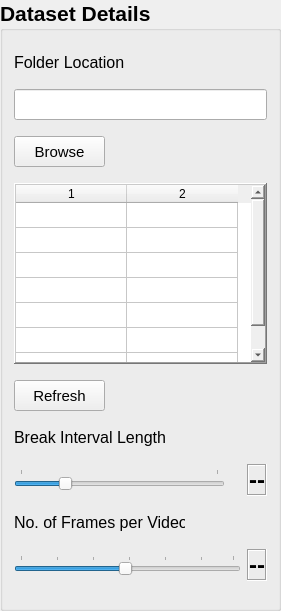
          <widget class="QGroupBox" name="groupBox">
           <property name="geometry">
            <rect>
             <x>950</x>
             <y>60</y>
             <width>281</width>
             <height>611</height>
            </rect>
           </property>
           <property name="font">
            <font>
             <family>Segoe UI</family>
             <pointsize>16</pointsize>
             <bold>true</bold>
            </font>
           </property>
           <property name="autoFillBackground">
            <bool>false</bool>
           </property>
           <property name="styleSheet">
            <string notr="true">border-color: qlineargradient(spread:pad, x1:0, y1:0, x2:1, y2:0, stop:0 rgba(0, 0, 0, 255), stop:2 rgba(255, 255, 255, 255));</string>
           </property>
           <property name="title">
            <string>Dataset Details</string>
           </property>
           <property name="flat">
            <bool>false</bool>
           </property>
           <layout class="QGridLayout" name="gridLayout_5">
            <item row="0" column="0">
             <widget class="QLabel" name="label_8">
              <property name="maximumSize">
               <size>
                <width>121</width>
                <height>21</height>
               </size>
              </property>
              <property name="font">
               <font>
                <family>Segoe UI</family>
                <pointsize>12</pointsize>
               </font>
              </property>
              <property name="text">
               <string>Folder Location</string>
              </property>
             </widget>
            </item>
            <item row="1" column="0" colspan="2">
             <widget class="QLineEdit" name="directoryLineEdit">
              <property name="maximumSize">
               <size>
                <width>261</width>
                <height>31</height>
               </size>
              </property>
              <property name="font">
               <font>
                <family>Segoe UI</family>
                <pointsize>10</pointsize>
                <italic>true</italic>
               </font>
              </property>
             </widget>
            </item>
            <item row="2" column="0">
             <widget class="QPushButton" name="browseButton">
              <property name="maximumSize">
               <size>
                <width>91</width>
                <height>31</height>
               </size>
              </property>
              <property name="font">
               <font>
                <family>Segoe UI</family>
                <pointsize>11</pointsize>
               </font>
              </property>
              <property name="text">
               <string>Browse</string>
              </property>
             </widget>
            </item>
            <item row="3" column="0" colspan="2">
             <widget class="QTableWidget" name="action_table">
              <property name="maximumSize">
               <size>
                <width>261</width>
                <height>181</height>
               </size>
              </property>
              <property name="frameShape">
               <enum>QFrame::Shape::WinPanel</enum>
              </property>
              <property name="frameShadow">
               <enum>QFrame::Shadow::Raised</enum>
              </property>
              <property name="lineWidth">
               <number>2</number>
              </property>
              <property name="autoScrollMargin">
               <number>9</number>
              </property>
              <property name="showDropIndicator" stdset="0">
               <bool>false</bool>
              </property>
              <property name="dragEnabled">
               <bool>false</bool>
              </property>
              <property name="dragDropOverwriteMode">
               <bool>false</bool>
              </property>
              <property name="showGrid">
               <bool>true</bool>
              </property>
              <property name="gridStyle">
               <enum>Qt::PenStyle::SolidLine</enum>
              </property>
              <property name="sortingEnabled">
               <bool>false</bool>
              </property>
              <property name="wordWrap">
               <bool>true</bool>
              </property>
              <property name="cornerButtonEnabled">
               <bool>false</bool>
              </property>
              <property name="rowCount">
               <number>7</number>
              </property>
              <property name="columnCount">
               <number>2</number>
              </property>
              <attribute name="horizontalHeaderCascadingSectionResizes">
               <bool>false</bool>
              </attribute>
              <attribute name="horizontalHeaderMinimumSectionSize">
               <number>37</number>
              </attribute>
              <attribute name="horizontalHeaderDefaultSectionSize">
               <number>111</number>
              </attribute>
              <attribute name="horizontalHeaderShowSortIndicator" stdset="0">
               <bool>false</bool>
              </attribute>
              <attribute name="verticalHeaderVisible">
               <bool>false</bool>
              </attribute>
              <attribute name="verticalHeaderDefaultSectionSize">
               <number>25</number>
              </attribute>
              <row/>
              <row/>
              <row/>
              <row/>
              <row/>
              <row/>
              <row/>
              <column/>
              <column/>
             </widget>
            </item>
            <item row="4" column="0">
             <widget class="QPushButton" name="refresh_action_list">
              <property name="maximumSize">
               <size>
                <width>91</width>
                <height>31</height>
               </size>
              </property>
              <property name="font">
               <font>
                <pointsize>11</pointsize>
               </font>
              </property>
              <property name="text">
               <string>Refresh</string>
              </property>
              <property name="autoExclusive">
               <bool>true</bool>
              </property>
             </widget>
            </item>
            <item row="5" column="0">
             <widget class="QLabel" name="label_11">
              <property name="maximumSize">
               <size>
                <width>151</width>
                <height>21</height>
               </size>
              </property>
              <property name="font">
               <font>
                <family>Segoe UI</family>
                <pointsize>12</pointsize>
                <bold>false</bold>
               </font>
              </property>
              <property name="text">
               <string>Break Interval Length</string>
              </property>
              <property name="alignment">
               <set>Qt::AlignmentFlag::AlignLeading|Qt::AlignmentFlag::AlignLeft|Qt::AlignmentFlag::AlignVCenter</set>
              </property>
             </widget>
            </item>
            <item row="6" column="0">
             <widget class="QSlider" name="interval_slider">
              <property name="maximumSize">
               <size>
                <width>211</width>
                <height>21</height>
               </size>
              </property>
              <property name="cursor">
               <cursorShape>PointingHandCursor</cursorShape>
              </property>
              <property name="minimum">
               <number>1</number>
              </property>
              <property name="maximum">
               <number>10</number>
              </property>
              <property name="sliderPosition">
               <number>3</number>
              </property>
              <property name="orientation">
               <enum>Qt::Orientation::Horizontal</enum>
              </property>
              <property name="tickPosition">
               <enum>QSlider::TickPosition::TicksAbove</enum>
              </property>
             </widget>
            </item>
            <item row="6" column="1">
             <widget class="QLabel" name="interval_label">
              <property name="maximumSize">
               <size>
                <width>41</width>
                <height>41</height>
               </size>
              </property>
              <property name="font">
               <font>
                <family>Segoe UI</family>
                <pointsize>18</pointsize>
                <bold>true</bold>
               </font>
              </property>
              <property name="styleSheet">
               <string notr="true">border-color: rgb(0, 0, 0);
border-color: qlineargradient(spread:pad, x1:0, y1:0, x2:1, y2:0, stop:0 rgba(0, 0, 0, 255), stop:1 rgba(255, 255, 255, 255));</string>
              </property>
              <property name="frameShape">
               <enum>QFrame::Shape::Box</enum>
              </property>
              <property name="frameShadow">
               <enum>QFrame::Shadow::Sunken</enum>
              </property>
              <property name="lineWidth">
               <number>1</number>
              </property>
              <property name="text">
               <string>--</string>
              </property>
              <property name="alignment">
               <set>Qt::AlignmentFlag::AlignCenter</set>
              </property>
              <property name="margin">
               <number>0</number>
              </property>
             </widget>
            </item>
            <item row="7" column="0">
             <widget class="QLabel" name="label_13">
              <property name="maximumSize">
               <size>
                <width>171</width>
                <height>21</height>
               </size>
              </property>
              <property name="font">
               <font>
                <pointsize>12</pointsize>
               </font>
              </property>
              <property name="text">
               <string>No. of Frames per Video</string>
              </property>
              <property name="alignment">
               <set>Qt::AlignmentFlag::AlignLeading|Qt::AlignmentFlag::AlignLeft|Qt::AlignmentFlag::AlignVCenter</set>
              </property>
             </widget>
            </item>
            <item row="8" column="0">
             <widget class="QSlider" name="sequence_slider">
              <property name="cursor">
               <cursorShape>PointingHandCursor</cursorShape>
              </property>
              <property name="minimum">
               <number>1</number>
              </property>
              <property name="maximum">
               <number>60</number>
              </property>
              <property name="value">
               <number>30</number>
              </property>
              <property name="sliderPosition">
               <number>30</number>
              </property>
              <property name="orientation">
               <enum>Qt::Orientation::Horizontal</enum>
              </property>
              <property name="tickPosition">
               <enum>QSlider::TickPosition::TicksAbove</enum>
              </property>
             </widget>
            </item>
            <item row="8" column="1">
             <widget class="QLabel" name="sequence_label">
              <property name="maximumSize">
               <size>
                <width>41</width>
                <height>41</height>
               </size>
              </property>
              <property name="font">
               <font>
                <family>Segoe UI</family>
                <pointsize>18</pointsize>
                <bold>true</bold>
               </font>
              </property>
              <property name="styleSheet">
               <string notr="true">border-color: rgb(0, 0, 0);
border-color: qlineargradient(spread:pad, x1:0, y1:0, x2:1, y2:0, stop:0 rgba(0, 0, 0, 255), stop:1 rgba(255, 255, 255, 255));</string>
              </property>
              <property name="frameShape">
               <enum>QFrame::Shape::Box</enum>
              </property>
              <property name="frameShadow">
               <enum>QFrame::Shadow::Sunken</enum>
              </property>
              <property name="lineWidth">
               <number>1</number>
              </property>
              <property name="text">
               <string>--</string>
              </property>
              <property name="alignment">
               <set>Qt::AlignmentFlag::AlignCenter</set>
              </property>
              <property name="margin">
               <number>0</number>
              </property>
             </widget>
            </item>
           </layout>
          </widget>
